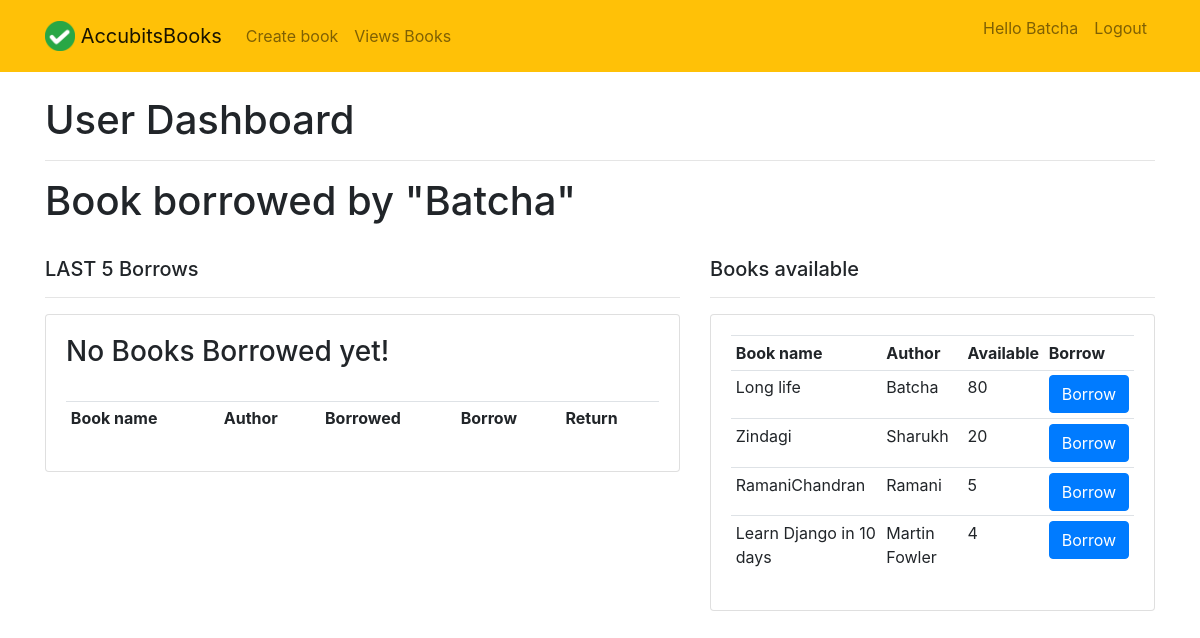
Before: /user-page/ (signed in) with the older database file.
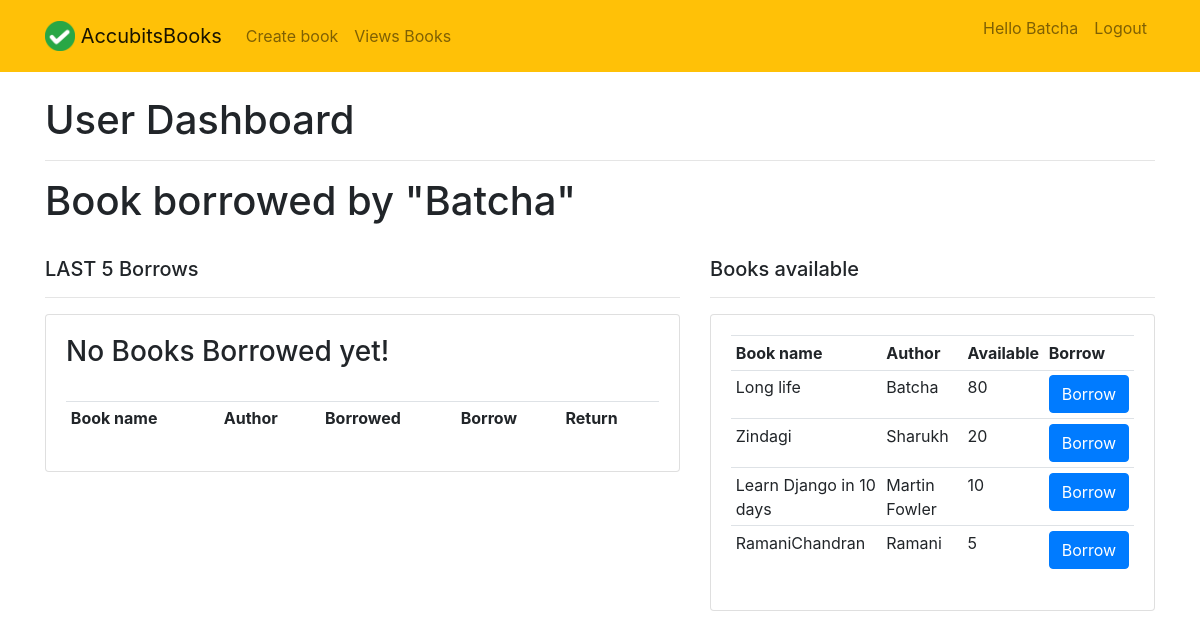
After: the same page with the newer database file.
### inventory/models.py (models this page shows, shortened)
class Books(models.Model):
    book_name = models.CharField(max_length=200)
    author = models.CharField(max_length=200, null=True, blank=True)
    book_count = models.IntegerField(null=True, blank=True, default=1)

### inventory/views.py (the view)
# urls.py: path('user-page/', views.userPage, name="user-page"),
@login_required(login_url="login")
def userPage(request):
    borrows = request.user.borrow_set.filter(quantity__gte=1)
    books = Books.objects.filter(book_count__gte=1).order_by('-book_count')
    context = {"borrows": borrows, "books": books}
    return render(request, 'inventory/userPage.html', context)

### inventory/templates/inventory/userPage.html
{% extends "inventory/main.html" %}
{% block content %}
<br>
<h1>User Dashboard</h1>
<hr>
<h1>Book borrowed by "{{request.user.first_name.capitalize}}"</h1>
<br>
<div class="row">
	<div class="col-md-7">
		<h5>LAST 5 Borrows</h5>
		<hr>
		<div class="card card-body">
			<table class="table table-sm">
				<tr>
          <th scope="col">Book name</th>
          <th scope="col">Author</th>
          <th scope="col">Borrowed</th>
          <th scope="col">Borrow</th>
          <th scope="col">Return</th>
				</tr>
				{% for borrow in borrows %}
				<tr>
					<td>{{borrow.book.book_name}}</td>
          <td>{{borrow.book.author}}</td>
					<td>{{borrow.quantity}}</td>
          <td><a class="btn btn-primary" href="{% url 'borrow_book' borrow.book.id %}">Borrow</a></td>
          <td><a class="btn btn-primary" href="{% url 'return_book' borrow.book.id %}">Return</a></td>
				</tr>
				{% empty %}
					<h3>No Books Borrowed yet!</h3>
					<br>
				{% endfor %}
			</table>
		</div>
	</div>
  <div class="col-md-5">
		<h5>Books available</h5>
		<hr>
		<div class="card card-body">
			<table class="table table-sm">
				<tr>
          <th scope="col">Book name</th>
          <th scope="col">Author</th>
          <th scope="col">Available</th>
          <th scope="col">Borrow</th>
				</tr>
        {% for book in books %}
				<tr>
					<td>{{book.book_name}}</td>
          <td>{{book.author}}</td>
					<td>{{book.book_count}}</td>
          <td><a class="btn btn-primary" href="{% url 'borrow_book' book.id %}">Borrow</a></td>
				</tr>
        {% empty %}
          <h4>No books available now!</h4>
          <hr>
				{% endfor %}
			</table>
		</div>
	</div>
</div>
{% endblock content %}

Changed rows visible on the page:
changed Books "Learn Django in 10 days": book_count "4" → "10"; moves up the list
